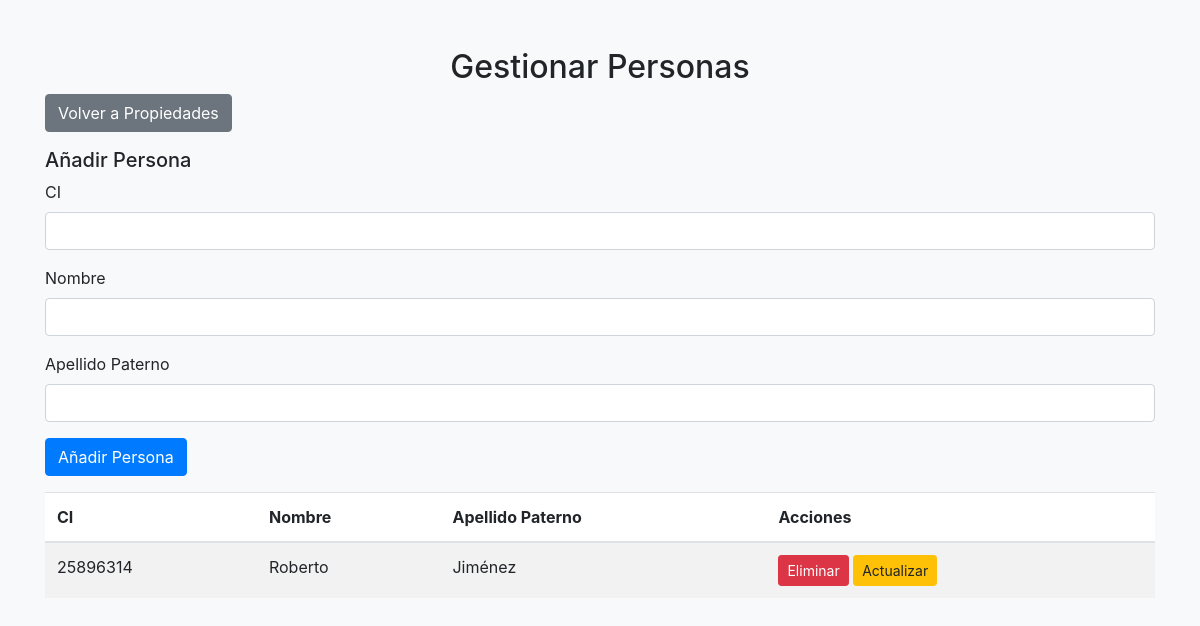
Screenshot of /1Examen324/pregunta2/personas.php?id=137 (signed in) with the database file from the repository.
### tables this page shows
CREATE TABLE `persona` (
  `ci` int(11) NOT NULL,
  `nombre` varchar(100) DEFAULT NULL,
  `paterno` varchar(100) DEFAULT NULL
);

### 1Examen324/pregunta2/personas.php (the view, shortened to what this page needs)
<?php
$servername = "localhost";
$username = "root";
$password = "";
$dbname = "bdalan";
$conn = new mysqli($servername, $username, $password, $dbname);
$id = $_GET['id'] ?? 0;
$personas = $conn->query("SELECT * FROM Persona WHERE ci IN (SELECT ci FROM Catastro WHERE id='$id')");
?>
<!DOCTYPE html>
<html lang="es">
<head>
    <link href="https://stackpath.bootstrapcdn.com/bootstrap/4.5.2/css/bootstrap.min.css" rel="stylesheet">
    <link href="styles.css" rel="stylesheet">
</head>
<body>
    <div class="container mt-5">
        <h2 class="text-center">Gestionar Personas</h2>
        <a href="propiedades.php" class="btn btn-secondary mb-3">Volver a Propiedades</a>
        <form method="post" class="mb-3">
            <h5>Añadir Persona</h5>
            <div class="form-group">
                <label for="ci">CI</label>
                <input type="text" class="form-control" id="ci" name="ci" required>
            </div>
            <div class="form-group">
                <label for="nombre">Nombre</label>
                <input type="text" class="form-control" id="nombre" name="nombre" required>
            </div>
            <div class="form-group">
                <label for="paterno">Apellido Paterno</label>
                <input type="text" class="form-control" id="paterno" name="paterno" required>
            </div>
            <button type="submit" class="btn btn-primary">Añadir Persona</button>
        </form>
        <table class="table table-striped">
            <thead>
                <tr>
                    <th>CI</th>
                    <th>Nombre</th>
                    <th>Apellido Paterno</th>
                    <th>Acciones</th>
                </tr>
            </thead>
            <tbody>
                <?php while ($row = $personas->fetch_assoc()): ?>
                    <tr>
                        <td><?= $row['ci']; ?></td>
                        <td><?= $row['nombre']; ?></td>
                        <td><?= $row['paterno']; ?></td>
                        <td>
                            <a href="?delete_ci=<?= $row['ci']; ?>&id=<?= $id; ?>" class="btn btn-danger btn-sm" onclick="return confirm('¿Estás seguro de eliminar esta persona?');">Eliminar</a>
                            <a href="#" class="btn btn-warning btn-sm" data-toggle="modal" data-target="#updateModal<?= $row['ci']; ?>">Actualizar</a>
                        </td>
                    </tr>
                <?php endwhile; ?>
            </tbody>
        </table>
    </div>
</body>
</html>

### 1Examen324/pregunta2/styles.css (style rules this page uses)
body { background-color: #f8f9fa; }
.btn-primary { background-color: #007bff; border-color: #007bff; }
.btn-danger { background-color: #dc3545; border-color: #dc3545; }
.table { background-color: white; }

### rows the page displays
persona: ci "25896314", nombre "Roberto", paterno "Jiménez"
